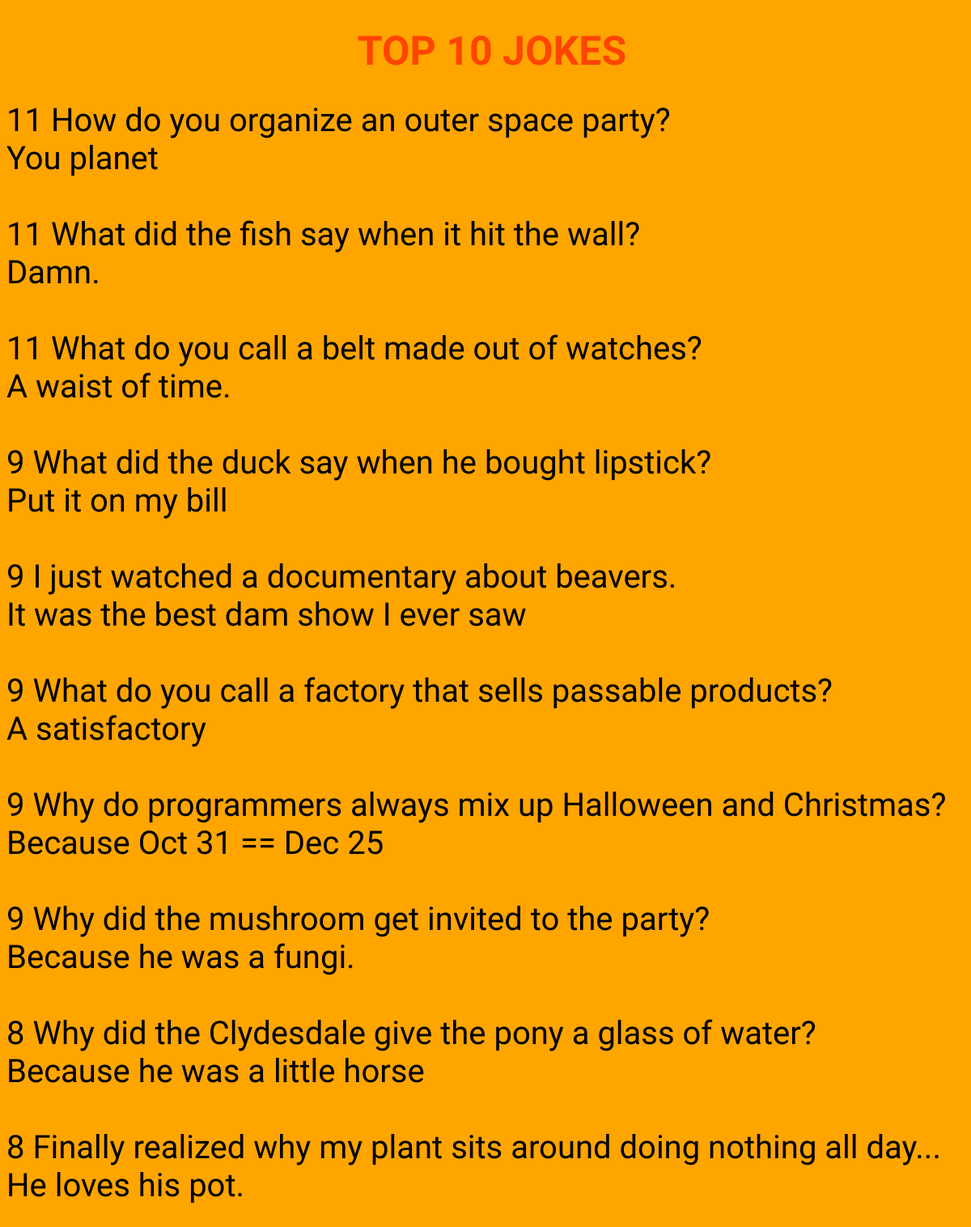
The app's page /app/public/top10.php with its own data.
### tables this page shows
CREATE TABLE `jokes` (
  `id` int(11) NOT NULL AUTO_INCREMENT,
  `type` varchar(100) NOT NULL,
  `setup` varchar(250) NOT NULL,
  `punchline` varchar(250) NOT NULL,
  `joke_id` int(11) NOT NULL,
  `rating` int(11) NOT NULL,
  PRIMARY KEY (`id`)
);

### app/public/top10.php (the view, shortened to what this page needs)
<?php
    $conn = mysqli_connect("localhost", "root", "root", "local");
    $sql = "SELECT * FROM jokes ORDER BY rating DESC LIMIT 10";
    $result = mysqli_query($conn,$sql);
?>
<!DOCTYPE html>
<html>
<head>
    <link rel="stylesheet" type="text/css" media="screen" href="main.css" />
</head>
<body>
    <h1>TOP 10 JOKES</h1>
    <?php
    if($result->num_rows > 0) {
        while($row = $result->fetch_assoc()) {
            $rating = $row['rating'];
            echo   $rating. "      ". $row['setup']. "<br>". $row['punchline']. "<br><br>";
        }
    }
    ?>
</body>
</html>

### app/public/main.css (style rules this page uses)
body { background-color: orange; box-sizing: border-box; height: 100%; width: 100%; font-family: 'Neucha'; font-size: 40px; }
h1 { text-align: center; font-family: 'Kalam'; font-size: 50px; color: orangered; }

### records on screen
jokes: rating "11", setup "How do you organize an outer space party?", punchline "You planet"
jokes: rating "11", setup "What did the fish say when it hit the wall?", punchline "Damn."
jokes: rating "11", setup "What do you call a belt made out of watches?", punchline "A waist of time."
jokes: rating "9", setup "What did the duck say when he bought lipstick?", punchline "Put it on my bill"
jokes: rating "9", setup "I just watched a documentary about beavers.", punchline "It was the best dam show I ever saw"
jokes: rating "9", setup "What do you call a factory that sells passable products?", punchline "A satisfactory"
jokes: rating "9", setup "Why do programmers always mix up Halloween and Christmas?", punchline "Because Oct 31 == Dec 25"
jokes: rating "9", setup "Why did the mushroom get invited to the party?", punchline "Because he was a fungi."
jokes: rating "8", setup "Why did the Clydesdale give the pony a glass of water?", punchline "Because he was a little horse"
jokes: rating "8", setup "Finally realized why my plant sits around doing nothing all day...", punchline "He loves his pot."
